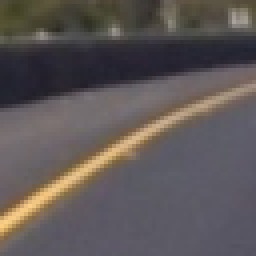
#> input picture non-vehicles/Extras/extra1003.png, 64 x 64 px (shown 4 times larger)
$ python -i searchClassify.py   (imports and definitions only)   (older library calls are emulated)
#> lines starting #> are read from the running program, lines starting #| are printed output that depends on the picture
#> (reads svcModel.pkl from the repository)
### lesson_functions.py
import matplotlib.image as mpimg
import numpy as np
import cv2
from skimage.feature import hog

# Define a function to return HOG features and visualization
def get_hog_features(img, orient, pix_per_cell, cell_per_block,
                        vis=False, feature_vec=True):
    # Call with two outputs if vis==True
    if vis == True:
        features, hog_image = hog(img, orientations=orient,
                                  pixels_per_cell=(pix_per_cell, pix_per_cell),
                                  cells_per_block=(cell_per_block, cell_per_block),
                                  transform_sqrt=True,
                                  visualise=vis, feature_vector=feature_vec)
        return features, hog_image
    # Otherwise call with one output
    else:
        features = hog(img, orientations=orient,
                       pixels_per_cell=(pix_per_cell, pix_per_cell),
                       cells_per_block=(cell_per_block, cell_per_block),
                       transform_sqrt=True,
                       visualise=vis, feature_vector=feature_vec)
        return features

# Define a function to compute binned color features
def bin_spatial(img, size=(32, 32)):
    # Use cv2.resize().ravel() to create the feature vector
    features = cv2.resize(img, size).ravel()
    # Return the feature vector
    return features

# Define a function to compute color histogram features
# NEED TO CHANGE bins_range if reading .png files with mpimg!
def color_hist(img, nbins=32, bins_range=(0, 256)):
    # Compute the histogram of the color channels separately
    channel1_hist = np.histogram(img[:,:,0], bins=nbins, range=bins_range)
    channel2_hist = np.histogram(img[:,:,1], bins=nbins, range=bins_range)
    channel3_hist = np.histogram(img[:,:,2], bins=nbins, range=bins_range)
    # Concatenate the histograms into a single feature vector
    hist_features = np.concatenate((channel1_hist[0], channel2_hist[0], channel3_hist[0]))
    # Return the individual histograms, bin_centers and feature vector
    return hist_features

# Define a function that takes an image,
# start and stop positions in both x and y,
# window size (x and y dimensions),
# and overlap fraction (for both x and y)
# [76 lines left out: functions slide_window, draw_boxes, add_heat, apply_threshold, draw_labeled_bboxes, not called in this run]

### searchClassify.py
import matplotlib.image as mpimg
import matplotlib.pyplot as plt
import numpy as np
import cv2, time, glob, pickle
from sklearn.svm import LinearSVC
from skimage.feature import hog
from sklearn.preprocessing import StandardScaler
from sklearn.model_selection import train_test_split
from scipy.ndimage.measurements import label
from moviepy.editor import VideoFileClip
from config import *
from lesson_functions import *

def single_img_features(img, color_space='YCrCb', spatial_size=(32, 32),
                        hist_bins=32, orient=9,pix_per_cell=8, cell_per_block=2, hog_channel=0,
                        spatial_feat=True, hist_feat=True, hog_feat=True, hogVis=False, dbg=False):
    #1) Define an empty list to receive features
#> called with color_space = 'YCrCb', spatial_size = (32, 32), hist_bins = 32, orient = 9, pix_per_cell = 8, cell_per_block = 2, hog_channel = 0, spatial_feat = True
    img_features, imgShapes = [], {}
    #2) Apply color conversion if other than 'RGB'
    if color_space != 'RGB':
        if   color_space == 'HSV':  feature_image = cv2.cvtColor(img, cv2.COLOR_RGB2HSV)
        elif color_space == 'LUV':  feature_image = cv2.cvtColor(img, cv2.COLOR_RGB2LUV)
        elif color_space == 'HLS':  feature_image = cv2.cvtColor(img, cv2.COLOR_RGB2HLS)
        elif color_space == 'YUV':  feature_image = cv2.cvtColor(img, cv2.COLOR_RGB2YUV)
        elif color_space == 'YCrCb':feature_image = cv2.cvtColor(img, cv2.COLOR_RGB2YCrCb)
#> feature_image: shape (64, 64, 3); mean of channels 0, 1, 2 89.3, 131.4, 126.7
    else: feature_image = np.copy(img)
    #3) Compute spatial features if flag is set
    if spatial_feat == True:
        spatial_features = bin_spatial(feature_image, size=spatial_size)
#> in bin_spatial, `features = cv2.resize(img, size).ravel()`: features = 3072 values, max 201 at index 2502, min 34 at index 879, mean 115.9
#> spatial_features has the same summary as features in bin_spatial
        #4) Append features to list
        img_features.append(spatial_features)
        if dbg: imgShapes["spatial"]=spatial_features.shape[0]
    #5) Compute histogram features if flag is set
    if hist_feat == True:
        hist_features = color_hist(feature_image, nbins=hist_bins)
#> in color_hist, `hist_features = np.concatenate((channel1_hist[0], channel2_hist[0], ch..`: hist_features = 96 values, max 3188 at index 48, min 0 at index 0, mean 128
        #6) Append features to list
        img_features.append(hist_features)
        if dbg: imgShapes["histgrm"]=hist_features.shape[0]
    #7) Compute HOG features if flag is set
    if hog_feat == True:
        if hog_channel == 'ALL':
            hog_features = []
            for channel in range(feature_image.shape[2]):
                hog_features.extend(get_hog_features(feature_image[:,:,channel],
                                    orient, pix_per_cell, cell_per_block,
                                    vis=False, feature_vec=True))
                if dbg: imgShapes['HOG'+str(channel)] = len(hog_features)
        else:
            if hogVis: return get_hog_features(feature_image[:,:,hog_channel], orient,
                                               pix_per_cell, cell_per_block, vis=True, feature_vec=True)
            else:
                hog_features = get_hog_features(feature_image[:,:,hog_channel], orient,
                                                pix_per_cell, cell_per_block, vis=False, feature_vec=True)
#> in get_hog_features, `features = hog(img, orientations=orient, pixels_per_cell=(pix_per_cell..`: features = 1764 values, max 0.742 at index 1550, min 0 at index 25, mean 0.102
#> in get_hog_features, `features = hog(img, orientations=orient, pixels_per_cell=(pix_per_cell..`:
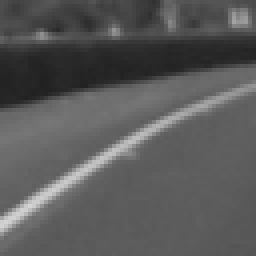
#> img: shape (64, 64) (shown 4 times larger); min 33, max 212, mean 89.3
#> hog_features has the same summary as features in get_hog_features
                if dbg: imgShapes['HOG0'] = len(hog_features)
        #8) Append features to list
        img_features.append(hog_features)
    #9) Return concatenated array of features
    if dbg: print(imgShapes)
    return np.concatenate(img_features)

# [184 lines left out: functions extractFeatures, search_windows, getImgFiles, createSVC, processImg, proccessVideo and 1 more, not called in this run]

# [10 lines not run here, left out]

>>> import cv2
>>> picture = cv2.cvtColor(cv2.imread('non-vehicles/Extras/extra1003.png'), cv2.COLOR_BGR2RGB)
>>> result = single_img_features(picture)
#> result = 4932 values, max 3188 at index 3120, min 0 at index 3072, mean 74.72
